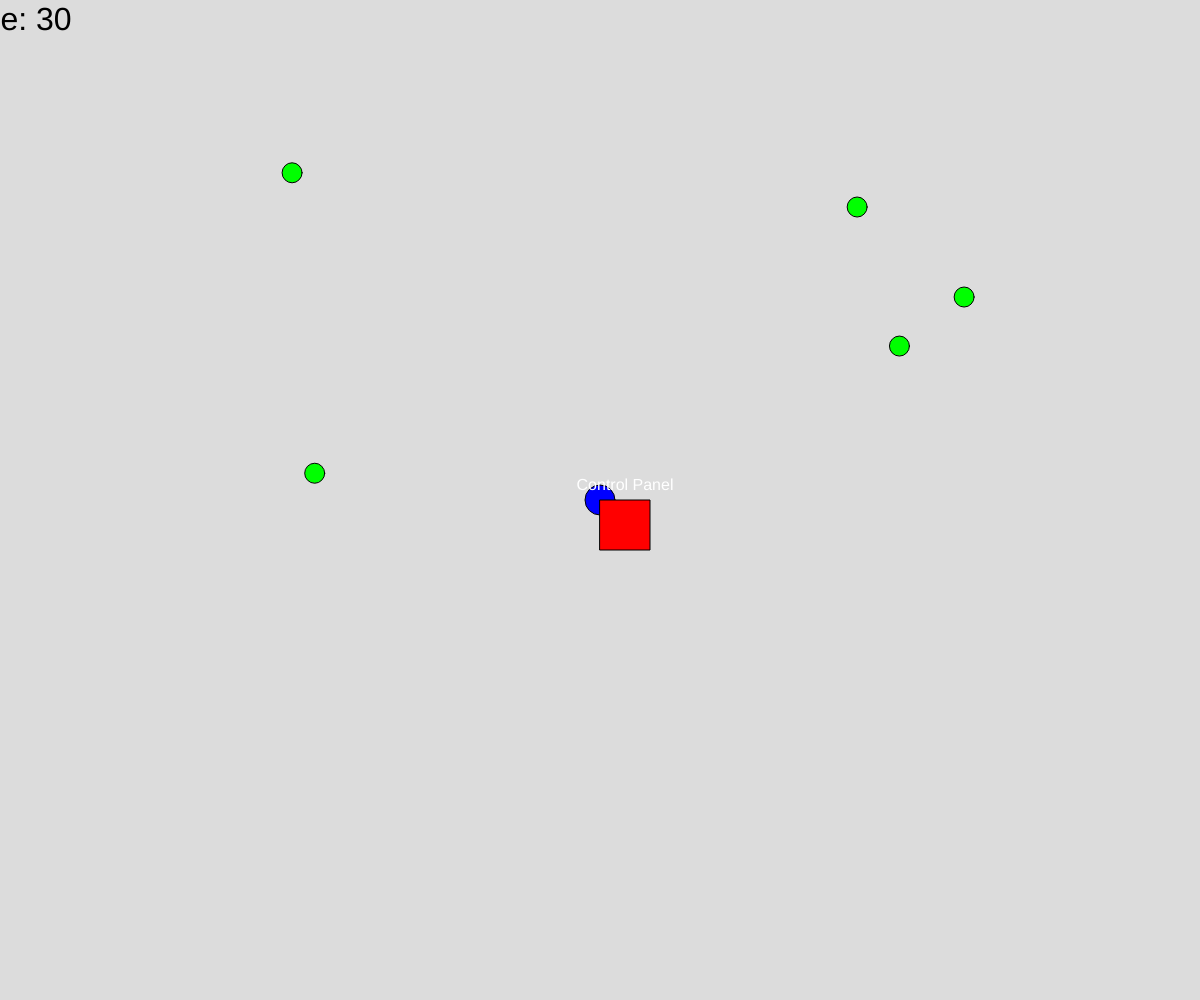
Frame 1 (no input)
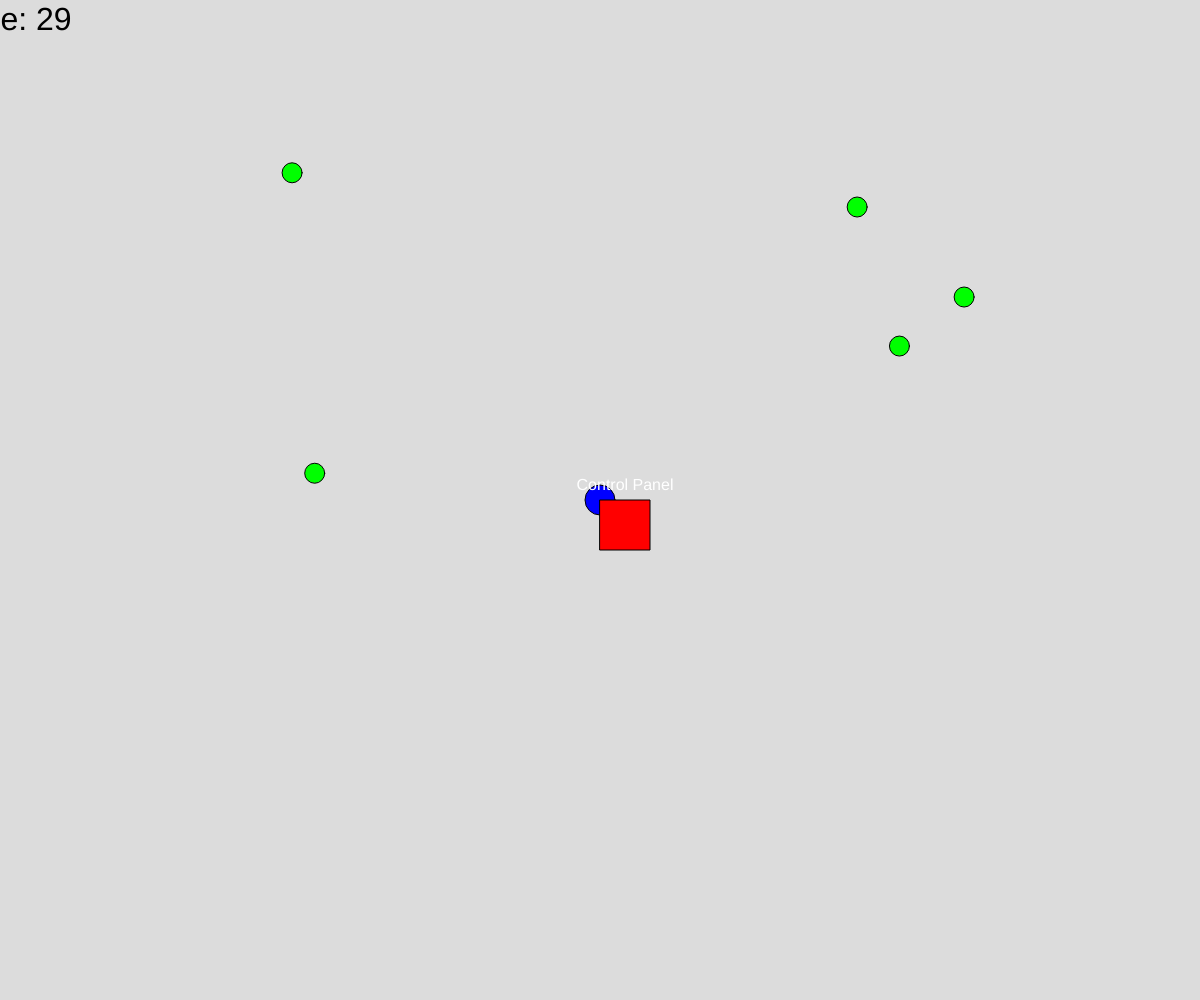
Frame 60 (no input)
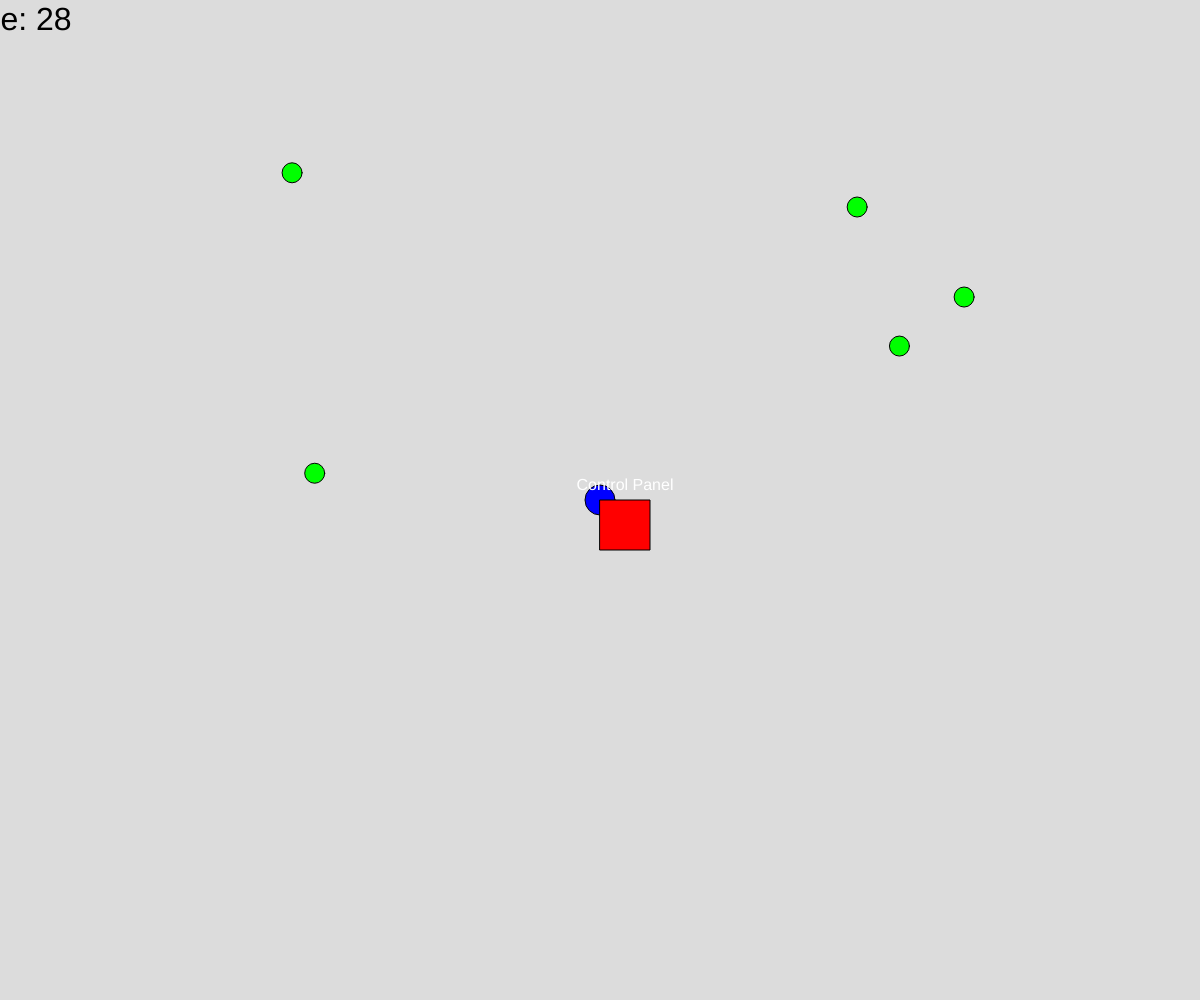
Frame 120 (the mouse pressed at the canvas centre since frame 60)

The p5.js sketch that drew these frames (run headless with seeded random() and noise() and a simulated clock; from frame 60 on, the mouse is pressed at the canvas centre):

// p5.js sketch
// ── sketch.js
let player;
let controlPanel;
let collectibles = [];
let timeLimit = 30; // Time limit for the maze challenge
let timer;
let levelComplete = false;

function setup() {
    createCanvas(windowWidth, windowHeight);
    player = new Player();
    controlPanel = new ControlPanel(width / 2, height / 2);
    // Initialize collectibles
    for (let i = 0; i < 5; i++) {
        collectibles.push(new Collectible(random(width), random(height)));
    }
    timer = timeLimit;
}

function draw() {
    background(220);
    if (!levelComplete) {
        player.update();
        player.display();
        controlPanel.display();
        collectibles.forEach(collectible => collectible.display());
        updateTimer();
        checkLevelCompletion();
    } else {
        displayLevelComplete();
    }
}

class Player {
    constructor() {
        this.x = width / 2;
        this.y = height / 2;
        this.size = 30;
    }

    update() {
        if (keyIsDown(87)) this.y -= 5; // W
        if (keyIsDown(83)) this.y += 5; // S
        if (keyIsDown(65)) this.x -= 5; // A
        if (keyIsDown(68)) this.x += 5; // D
    }

    display() {
        fill(0, 0, 255);
        ellipse(this.x, this.y, this.size);
    }
}

class ControlPanel {
    constructor(x, y) {
        this.x = x;
        this.y = y;
        this.size = 50;
    }

    display() {
        fill(255, 0, 0);
        rect(this.x, this.y, this.size, this.size);
        textSize(16);
        fill(255);
        textAlign(CENTER);
        text("Control Panel", this.x + this.size / 2, this.y - 10);
    }

    isHovered() {
        return mouseX > this.x && mouseX < this.x + this.size && mouseY > this.y && mouseY < this.y + this.size;
    }
}

class Collectible {
    constructor(x, y) {
        this.x = x;
        this.y = y;
        this.size = 20;
    }

    display() {
        fill(0, 255, 0);
        ellipse(this.x, this.y, this.size);
    }
}

function updateTimer() {
    if (frameCount % 60 === 0 && timer > 0) {
        timer--;
    }
    textSize(32);
    fill(0);
    text(`Time: ${timer}`, 10, 30);
}

function checkLevelCompletion() {
    if (timer === 0) {
        levelComplete = true;
    }
}

function displayLevelComplete() {
    background(0);
    fill(255);
    textSize(48);
    textAlign(CENTER);
    text("Level Complete!", width / 2, height / 2);
}
